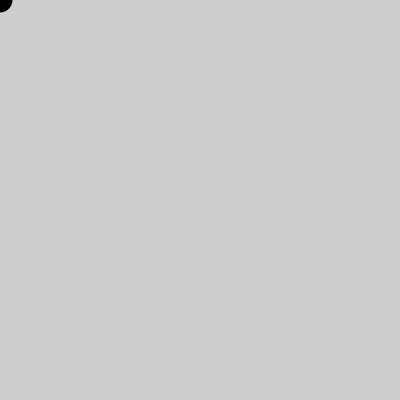
Frame 1 (no input)
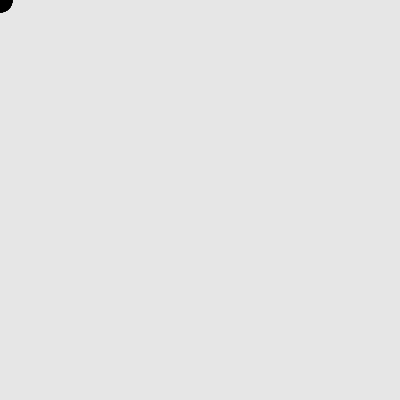
Frame 60 (the mouse pressed at the canvas centre just before this capture)
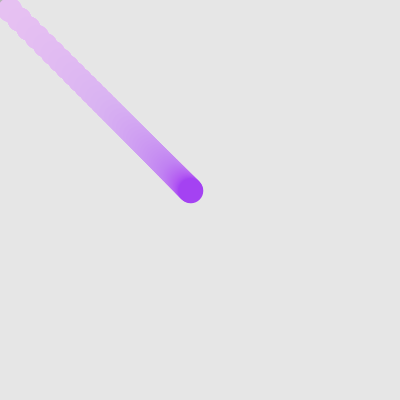
Frame 120 (the mouse held since frame 60 and released just before this capture)

The Processing sketch that drew these frames (run headless with seeded random() and noise(); from frame 60 on, the mouse is pressed at the canvas centre):

// Processing sketch: processing_129739
// ── processing_129739.pde

//HW 3
//©Scott Alberstein 2014

float x, y, wd, ht;
float targetX, targetY;
color col;
float easing = 0.05;

void setup()
{
  size(400, 400);
  noCursor();
  smooth();
  frameRate(100);
}

void draw()
{
  targetX = mouseX;
  float dx = mouseX - x;
  if(abs(dx) > 1) {
    x += dx * easing;
  }  

  targetY = mouseY;
  float dy = mouseY - y;
  if(abs(dy) > 1) {
    y += dy * easing;
  }
  noStroke();
  fill(255, 255, 255, 5);
  rect(0, 0, 400, 400);
  fill(col);
  ellipse(x, y, 25, 25);
}

void mousePressed()
{
  col=color (random(255), random(255), random(255));
  ellipse (mouseX, mouseY, random(300), random(300));
}
